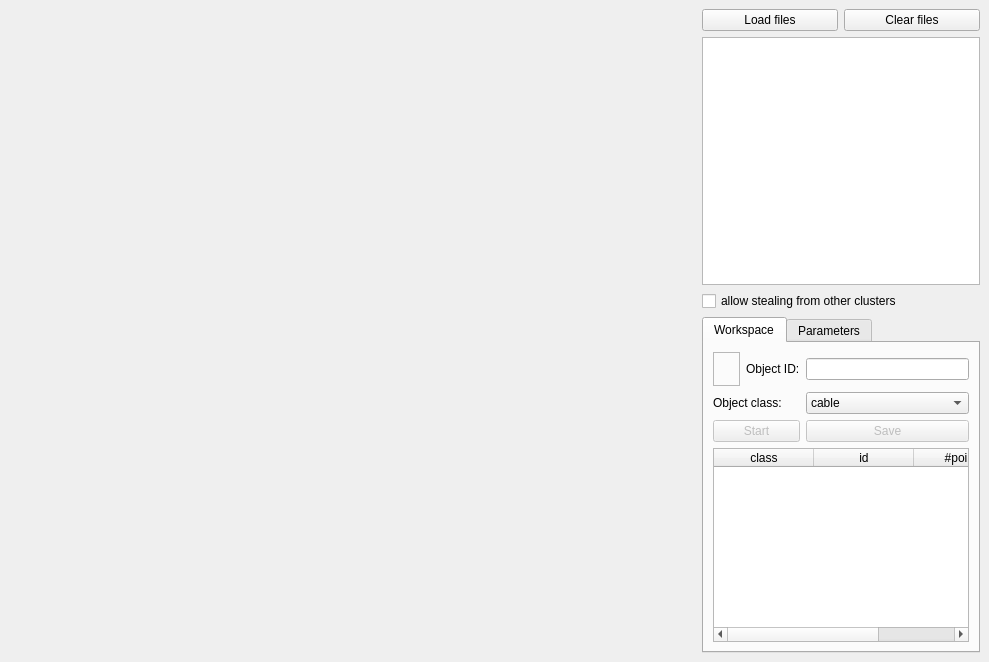
<?xml version="1.0" encoding="UTF-8"?>
<ui version="4.0">
 <class>CloudViewer</class>
 <widget class="QMainWindow" name="CloudViewer">
  <property name="windowModality">
   <enum>Qt::NonModal</enum>
  </property>
  <property name="geometry">
   <rect>
    <x>0</x>
    <y>0</y>
    <width>989</width>
    <height>662</height>
   </rect>
  </property>
  <property name="minimumSize">
   <size>
    <width>0</width>
    <height>0</height>
   </size>
  </property>
  <property name="maximumSize">
   <size>
    <width>5000</width>
    <height>5000</height>
   </size>
  </property>
  <property name="windowTitle">
   <string>L-CAS Cloud Annotation Tool</string>
  </property>
  <widget class="QWidget" name="centralwidget">
   <layout class="QHBoxLayout" name="horizontalLayout">
    <item>
     <widget class="QVTKOpenGLWidget" name="qvtkWidget" native="true">
      <property name="sizePolicy">
       <sizepolicy hsizetype="Expanding" vsizetype="Expanding">
        <horstretch>50</horstretch>
        <verstretch>0</verstretch>
       </sizepolicy>
      </property>
      <property name="minimumSize">
       <size>
        <width>640</width>
        <height>480</height>
       </size>
      </property>
     </widget>
    </item>
    <item>
     <layout class="QVBoxLayout" name="verticalLayout_0">
      <item>
       <layout class="QGridLayout" name="gridLayout_1">
        <item row="0" column="0">
         <widget class="QPushButton" name="pushButton_load">
          <property name="text">
           <string>Load files</string>
          </property>
         </widget>
        </item>
        <item row="0" column="1">
         <widget class="QPushButton" name="pushButton_clear">
          <property name="text">
           <string>Clear files</string>
          </property>
         </widget>
        </item>
       </layout>
      </item>
      <item>
       <widget class="QListWidget" name="listWidget_files"/>
      </item>
      <item>
       <widget class="QCheckBox" name="chkAllowStealing">
        <property name="text">
         <string>allow stealing from other clusters</string>
        </property>
       </widget>
      </item>
      <item>
       <widget class="QTabWidget" name="tabWidget">
        <property name="currentIndex">
         <number>0</number>
        </property>
        <widget class="QWidget" name="tab_0">
         <attribute name="title">
          <string>Workspace</string>
         </attribute>
         <layout class="QGridLayout" name="gridLayout">
          <item row="0" column="0">
           <widget class="QFrame" name="frame_0">
            <property name="frameShape">
             <enum>QFrame::StyledPanel</enum>
            </property>
            <property name="frameShadow">
             <enum>QFrame::Plain</enum>
            </property>
            <layout class="QGridLayout" name="gridLayout_3">
             <item row="0" column="0">
              <widget class="QLabel" name="label_show">
               <property name="text">
                <string/>
               </property>
              </widget>
             </item>
            </layout>
           </widget>
          </item>
          <item row="0" column="1">
           <widget class="QLabel" name="label_object_id">
            <property name="text">
             <string>Object ID:</string>
            </property>
           </widget>
          </item>
          <item row="0" column="2">
           <widget class="QLineEdit" name="txtObjectId"/>
          </item>
          <item row="1" column="0" colspan="2">
           <widget class="QLabel" name="label_object_class">
            <property name="text">
             <string>Object class:</string>
            </property>
           </widget>
          </item>
          <item row="1" column="2">
           <widget class="QComboBox" name="cmbClass">
            <item>
             <property name="text">
              <string>cable</string>
             </property>
            </item>
            <item>
             <property name="text">
              <string>support_structure</string>
             </property>
            </item>
            <item>
             <property name="text">
              <string>facade_wall_bridge</string>
             </property>
            </item>
            <item>
             <property name="text">
              <string>vegetation</string>
             </property>
            </item>
            <item>
             <property name="text">
              <string>rails</string>
             </property>
            </item>
            <item>
             <property name="text">
              <string>ground</string>
             </property>
            </item>
            <item>
             <property name="text">
              <string>other</string>
             </property>
            </item>
           </widget>
          </item>
          <item row="2" column="0" colspan="2">
           <widget class="QPushButton" name="btnStartStop">
            <property name="enabled">
             <bool>false</bool>
            </property>
            <property name="text">
             <string>Start</string>
            </property>
           </widget>
          </item>
          <item row="3" column="0" colspan="3">
           <widget class="QTableWidget" name="tblClusters">
            <property name="editTriggers">
             <set>QAbstractItemView::NoEditTriggers</set>
            </property>
            <property name="selectionMode">
             <enum>QAbstractItemView::SingleSelection</enum>
            </property>
            <property name="selectionBehavior">
             <enum>QAbstractItemView::SelectRows</enum>
            </property>
            <column>
             <property name="text">
              <string>class</string>
             </property>
            </column>
            <column>
             <property name="text">
              <string>id</string>
             </property>
            </column>
            <column>
             <property name="text">
              <string>#points</string>
             </property>
            </column>
           </widget>
          </item>
          <item row="2" column="2">
           <widget class="QPushButton" name="btnSaveCurrent">
            <property name="enabled">
             <bool>false</bool>
            </property>
            <property name="text">
             <string>Save</string>
            </property>
           </widget>
          </item>
         </layout>
        </widget>
        <widget class="QWidget" name="tab_1">
         <attribute name="title">
          <string>Parameters</string>
         </attribute>
         <layout class="QGridLayout" name="gridLayout_4">
          <item row="0" column="0">
           <layout class="QFormLayout" name="formLayout">
            <property name="sizeConstraint">
             <enum>QLayout::SetMaximumSize</enum>
            </property>
            <item row="0" column="0">
             <widget class="QLabel" name="label_bottom_top_removing">
              <property name="font">
               <font>
                <weight>75</weight>
                <bold>true</bold>
               </font>
              </property>
              <property name="text">
               <string>Tools</string>
              </property>
             </widget>
            </item>
            <item row="1" column="0">
             <widget class="QLabel" name="label_bottominterval">
              <property name="text">
               <string>Point Picker radius</string>
              </property>
             </widget>
            </item>
            <item row="1" column="1">
             <widget class="QDoubleSpinBox" name="spPointPicker">
              <property name="value">
               <double>0.200000000000000</double>
              </property>
             </widget>
            </item>
            <item row="2" column="0">
             <widget class="QLabel" name="label_topinterval">
              <property name="text">
               <string>Painter tool radius</string>
              </property>
             </widget>
            </item>
            <item row="2" column="1">
             <widget class="QDoubleSpinBox" name="spPainter">
              <property name="value">
               <double>0.200000000000000</double>
              </property>
             </widget>
            </item>
            <item row="3" column="0">
             <widget class="QLabel" name="label_euclidean_clustering">
              <property name="font">
               <font>
                <weight>75</weight>
                <bold>true</bold>
               </font>
              </property>
              <property name="text">
               <string>Clipping</string>
              </property>
             </widget>
            </item>
            <item row="4" column="0">
             <widget class="QCheckBox" name="chkEnableClipping">
              <property name="text">
               <string>Enable clipping</string>
              </property>
             </widget>
            </item>
            <item row="5" column="0" colspan="2">
             <layout class="QGridLayout" name="gridLayout_2">
              <item row="0" column="3">
               <widget class="QDoubleSpinBox" name="spMaxX">
                <property name="enabled">
                 <bool>false</bool>
                </property>
                <property name="minimum">
                 <double>-99999999.000000000000000</double>
                </property>
                <property name="maximum">
                 <double>99999999.000000000000000</double>
                </property>
               </widget>
              </item>
              <item row="1" column="0">
               <widget class="QLabel" name="label_2">
                <property name="text">
                 <string>Y</string>
                </property>
               </widget>
              </item>
              <item row="1" column="2">
               <widget class="QDoubleSpinBox" name="spMinY">
                <property name="enabled">
                 <bool>false</bool>
                </property>
                <property name="minimum">
                 <double>-99999999.000000000000000</double>
                </property>
                <property name="maximum">
                 <double>99999999.000000000000000</double>
                </property>
               </widget>
              </item>
              <item row="1" column="3">
               <widget class="QDoubleSpinBox" name="spMaxY">
                <property name="enabled">
                 <bool>false</bool>
                </property>
                <property name="minimum">
                 <double>-99999999.000000000000000</double>
                </property>
                <property name="maximum">
                 <double>99999999.000000000000000</double>
                </property>
               </widget>
              </item>
              <item row="0" column="0">
               <widget class="QLabel" name="label">
                <property name="text">
                 <string>X</string>
                </property>
               </widget>
              </item>
              <item row="2" column="0">
               <widget class="QLabel" name="label_3">
                <property name="text">
                 <string>Z</string>
                </property>
               </widget>
              </item>
              <item row="2" column="2">
               <widget class="QDoubleSpinBox" name="spMinZ">
                <property name="enabled">
                 <bool>false</bool>
                </property>
                <property name="minimum">
                 <double>-99999999.000000000000000</double>
                </property>
                <property name="maximum">
                 <double>99999999.000000000000000</double>
                </property>
               </widget>
              </item>
              <item row="2" column="3">
               <widget class="QDoubleSpinBox" name="spMaxZ">
                <property name="enabled">
                 <bool>false</bool>
                </property>
                <property name="minimum">
                 <double>-99999999.000000000000000</double>
                </property>
                <property name="maximum">
                 <double>99999999.000000000000000</double>
                </property>
               </widget>
              </item>
              <item row="0" column="2">
               <widget class="QDoubleSpinBox" name="spMinX">
                <property name="enabled">
                 <bool>false</bool>
                </property>
                <property name="minimum">
                 <double>-99999999.000000000000000</double>
                </property>
                <property name="maximum">
                 <double>99999999.000000000000000</double>
                </property>
               </widget>
              </item>
              <item row="3" column="0">
               <widget class="QLabel" name="label_4">
                <property name="text">
                 <string>D</string>
                </property>
               </widget>
              </item>
              <item row="3" column="2">
               <widget class="QDoubleSpinBox" name="spMinD">
                <property name="enabled">
                 <bool>false</bool>
                </property>
                <property name="minimum">
                 <double>-99999999.000000000000000</double>
                </property>
                <property name="maximum">
                 <double>99999999.000000000000000</double>
                </property>
               </widget>
              </item>
              <item row="3" column="3">
               <widget class="QDoubleSpinBox" name="spMaxD">
                <property name="enabled">
                 <bool>false</bool>
                </property>
                <property name="minimum">
                 <double>-99999999.000000000000000</double>
                </property>
                <property name="maximum">
                 <double>99999999.000000000000000</double>
                </property>
               </widget>
              </item>
             </layout>
            </item>
           </layout>
          </item>
         </layout>
        </widget>
       </widget>
      </item>
     </layout>
    </item>
   </layout>
  </widget>
  <widget class="QMenuBar" name="menuBar">
   <property name="geometry">
    <rect>
     <x>0</x>
     <y>0</y>
     <width>989</width>
     <height>30</height>
    </rect>
   </property>
  </widget>
 </widget>
 <customwidgets>
  <customwidget>
   <class>QVTKOpenGLWidget</class>
   <extends>QWidget</extends>
   <header>QVTKOpenGLWidget.h</header>
  </customwidget>
 </customwidgets>
 <resources>
  <include location="resources.qrc"/>
 </resources>
 <connections>
  <connection>
   <sender>pushButton_clear</sender>
   <signal>clicked()</signal>
   <receiver>listWidget_files</receiver>
   <slot>clear()</slot>
   <hints>
    <hint type="sourcelabel">
     <x>980</x>
     <y>70</y>
    </hint>
    <hint type="destinationlabel">
     <x>916</x>
     <y>154</y>
    </hint>
   </hints>
  </connection>
 </connections>
</ui>
